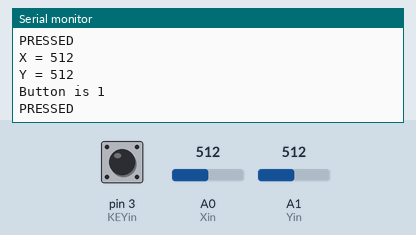
The sketch below on a simulated Arduino Uno, built with avr-gcc and run on an emulated ATmega328P. Parts: the last lines printed to the serial monitor. Inputs (shaded band) come from the test bench; at power-on: pin 3 (KEYin) HIGH, A0 (Xin) = 512, A1 (Yin) = 512.

Above: at 1.3 s.
1.4 s: pin 3 (KEYin) pulled LOW for 0.6 s
At 1.82 s:
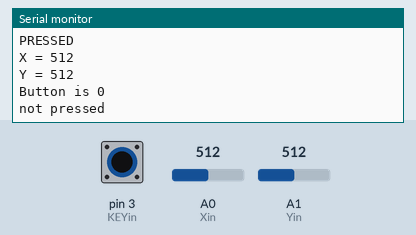
3.5 s: A0 (Xin) set to 716
At 3.83 s:
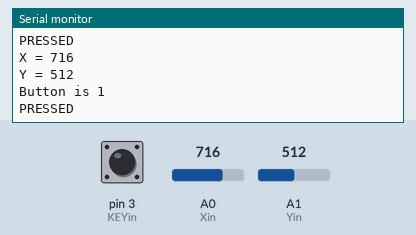
5.0 s: A1 (Yin) set to 716
At 5.33 s:
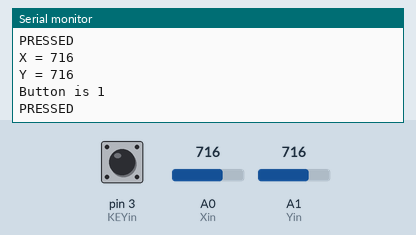
6.5 s: A0 (Xin) set to 900
8.0 s: A1 (Yin) set to 900
At 8.34 s:
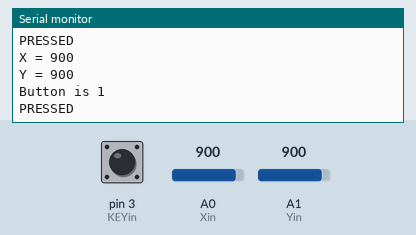
Timing chart, 0 to 10.5 s (numbered marks = the images above; inputs shaded):
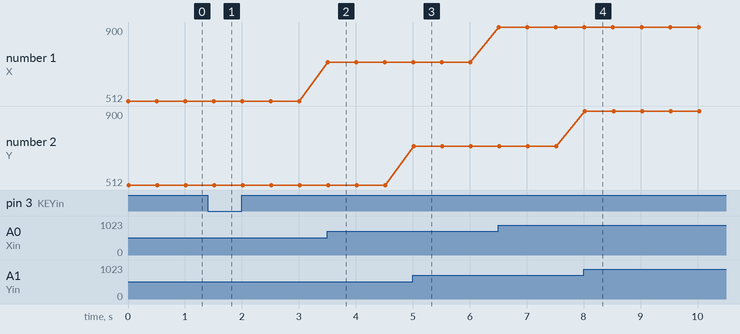

The sketch:

JoystickTutorial.ino
```cpp
// Module KY023
int Xin= A0;
// X Input Pin
int Yin = A1;
// Y Input Pin
int KEYin = 3;
// Push Button
int buttonVal = 0;
void setup ()
{
  pinMode (KEYin, INPUT);
  Serial.begin (9600);
}

void loop ()
{
  uint16_t xVal, yVal, buttonVal, counts = 0u;

  xVal = analogRead (Xin);
  yVal = analogRead (Yin);
  buttonVal = digitalRead (KEYin);
  Serial.print("X = ");
  Serial.println (xVal);
  Serial.print ("Y = ");
  Serial.println (yVal);
  Serial.print("Button is ");
  Serial.println(buttonVal);


  if (buttonVal == LOW)
    {
      Serial.println ("not pressed");
    }

  else
    {
      Serial.println ("PRESSED");
    }


  delay (500);
}
```

Measured:
- after the input at 1.4 s, the serial monitor: prints a new line after 0.12 s (image 1)
- after the input at 3.5 s, the serial monitor: prints a new line at once (image 2)
- after the input at 5.0 s, the serial monitor: prints a new line at once (image 3)
- after the input at 8.0 s, the serial monitor: prints a new line at once (image 4)
- plotted number 1: 512 → 716 after the input at 3.5 s, 716 → 900 after the input at 6.5 s
